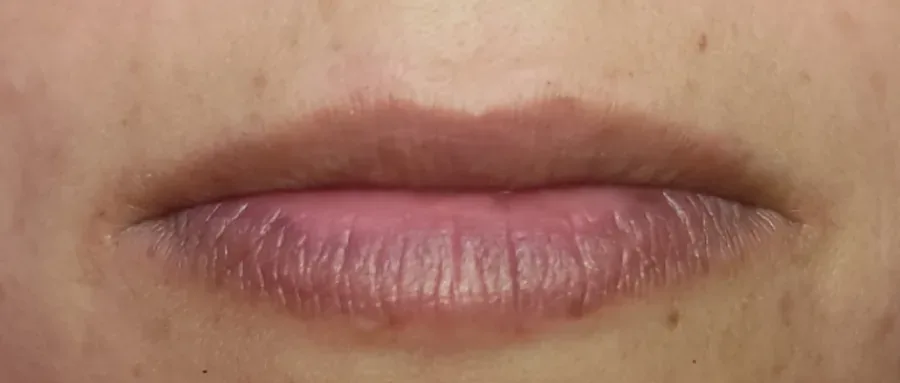
#> input picture img/trabajos/labios-5-antes.webp, 900 x 383 px, found by its file name
$ python fotos_v3.py
#> lines starting #> are read from the running program, lines starting #| are printed output that depends on the picture
# v3 · fotos REALES de Marta (de su propia web): antes/después de cejas y labios + maquillaje de eventos.
# Error corregido el 11-nov: se dio por hecho que no había fotos suyas sin abrir todas las de su web.
SECCION = r'''
<section class="trabajos" id="trabajos" aria-labelledby="t-trabajos">
  <div class="env">
    <div class="cabeza"><h2 id="t-trabajos">Antes y después</h2><p>Fotos de mis clientas, como las publico. Arrastra para comparar.</p></div>
    <div class="ba-cejas">
      {BA("cejas-1", "Cejas de una clienta antes y después del diseño", 678, 301)}
      {BA("cejas-2", "Cejas de otra clienta antes y después", 678, 319)}
    </div>
    <h3 class="sub-t">Labios</h3>
    <div class="ba-labios">
      {BA("labios-1", "Labios antes y después de la micropigmentación", 677, 295)}
      {BA("labios-2", "Labios antes y después, tono natural", 854, 410)}
      {BA("labios-3", "Labios antes y después, tono rojo", 900, 439)}
      {BA("labios-4", "Labios antes y después, contorno definido", 900, 439)}
      {BA("labios-5", "Labios antes y después, rojo intenso", 900, 395)}
    </div>
    <p class="ba-pie"><a class="boton boton--marca" href="{wa("Hola Marta, he visto tus antes y después y quiero pedir cita")}" target="_blank" rel="noopener">{ICONO_WA}Pedir cita por WhatsApp</a><a class="enlace" href="https://www.instagram.com/martadelacoba_/" target="_blank" rel="noopener">Más trabajos en Instagram</a></p>
  </div>
</section>

<section class="eventos-foto" aria-labelledby="t-eventos-f">
  <div class="env">
    <figure class="marta-trabajando"><img src="img/trabajos/estudio-marta.webp" alt="Maquillando a una clienta en el estudio de Yo Maquillo" width="560" height="1131" loading="lazy"><figcaption>En el estudio</figcaption></figure>
    <div class="eventos-txt">
      <h2 id="t-eventos-f">Maquillaje para bodas y eventos</h2>
      <p>Sobre todo los fines de semana, en el estudio o en tu casa.</p>
      <div class="eventos-fotos"><img src="img/trabajos/maquillaje-3.webp" alt="Maquillaje de evento: tres planos de la misma clienta" width="900" height="900" loading="lazy"><img src="img/trabajos/maquillaje-4.webp" alt="Maquillaje de novia" width="900" height="900" loading="lazy"></div>
      <p><a class="enlace" href="maquillaje-novia-eventos-cordoba/">Maquillaje de novia y eventos</a></p>
    </div>
  </div>
</section>
'''
FUNC = r'''
def BA(nombre, alt, w, h, raiz=""):
    return f"""<figure class="ba" style="--p:50%"><div class="ba-marco" style="aspect-ratio:{w}/{h}"><img src="{raiz}img/trabajos/{nombre}-antes.webp" alt="{alt}: antes" width="{w}" height="{h}" loading="lazy"><img class="ba-d" src="{raiz}img/trabajos/{nombre}-despues.webp" alt="{alt}: después" width="{w}" height="{h}" loading="lazy"><span class="ba-l">Antes</span><span class="ba-r">Después</span><span class="ba-linea" aria-hidden="true"></span><input type="range" min="0" max="100" value="50" aria-label="{alt}: deslizar para comparar"></div></figure>"""

'''
CSS = r'''
/* ============ v3 · ANTES Y DESPUÉS (fotos reales) ============ */
.trabajos{background:var(--papel);padding:clamp(4rem,8vw,7rem) 0}
.trabajos .cabeza{display:flex;flex-wrap:wrap;align-items:end;justify-content:space-between;gap:.6rem 2rem}
.trabajos h2{font-size:clamp(2.2rem,5vw,4.4rem);letter-spacing:-.04em}
.ba-cejas{display:grid;grid-template-columns:1fr 1fr;gap:clamp(.6rem,1.6vw,1.2rem);margin-top:2rem}
.sub-t{margin-top:2.6rem;font-size:1.3rem}
.ba-labios{display:grid;grid-template-columns:repeat(5,minmax(0,1fr));gap:clamp(.5rem,1.2vw,.9rem);margin-top:1rem}
.ba{margin:0}
.ba-marco{position:relative;overflow:hidden;border-radius:4px;background:var(--rosa);touch-action:pan-y}
.ba-marco img{position:absolute;inset:0;width:100%;height:100%;object-fit:cover}
.ba-d{clip-path:inset(0 0 0 var(--p))}
.ba-linea{position:absolute;top:0;bottom:0;left:var(--p);width:2px;background:var(--papel);transform:translateX(-1px);pointer-events:none}
.ba-linea::after{content:"";position:absolute;top:50%;left:50%;width:30px;height:30px;border-radius:50%;background:var(--frambuesa);border:2px solid var(--papel);transform:translate(-50%,-50%)}
.ba-l,.ba-r{position:absolute;bottom:.5rem;font-size:.78rem;font-weight:700;padding:.15rem .45rem;border-radius:2px;background:rgba(42,30,33,.7);color:var(--papel);pointer-events:none}
.ba-l{left:.5rem}.ba-r{right:.5rem;background:rgba(168,56,80,.9)}
.ba-labios .ba-l,.ba-labios .ba-r{font-size:.68rem}
.ba-marco input{position:absolute;inset:0;width:100%;height:100%;opacity:0;cursor:ew-resize;margin:0}
.ba-marco input:focus-visible{opacity:.01}
.ba-marco:focus-within{outline:3px solid var(--verde);outline-offset:2px}
.ba-pie{display:flex;flex-wrap:wrap;gap:1rem 1.6rem;align-items:center;margin-top:2rem}
@media (max-width:760px){.ba-cejas{grid-template-columns:1fr}.ba-labios{grid-template-columns:1fr 1fr}}
.eventos-foto{background:var(--rosa);padding:clamp(4rem,8vw,7rem) 0}
.eventos-foto .env{display:grid;grid-template-columns:minmax(0,.7fr) minmax(0,1.3fr);gap:clamp(1.5rem,4vw,3.5rem);align-items:center}
.marta-trabajando{margin:0;position:relative}
.marta-trabajando img{width:100%;height:auto;border-radius:4px;aspect-ratio:560/1131;object-fit:cover;max-height:640px}
.marta-trabajando figcaption{position:absolute;left:.7rem;bottom:.7rem;font-size:.8rem;font-weight:700;background:var(--papel);padding:.2rem .5rem;border-radius:2px}
.eventos-txt h2{font-size:clamp(2rem,4.2vw,3.6rem);letter-spacing:-.035em;max-width:14ch}
.eventos-txt > p{margin-top:.9rem;color:var(--tinta-2)}
.eventos-fotos{display:grid;grid-template-columns:1fr 1fr;gap:.8rem;margin-top:1.6rem}
.eventos-fotos img{width:100%;height:auto;aspect-ratio:1;object-fit:cover;border-radius:4px}
@media (max-width:760px){.eventos-foto .env{grid-template-columns:1fr}.marta-trabajando img{max-height:460px}}
'''
JS = r'''
  /* ---------- antes / después con fotos reales ---------- */
  document.querySelectorAll('.ba').forEach(f => {
    const r = f.querySelector('input'); const pon = () => f.style.setProperty('--p', r.value + '%');
    r.addEventListener('input', pon); pon();
  });
'''
if __name__ == "__main__":
    from PIL import Image
    D = 'img/trabajos/'
    a = Image.open(D + 'labios-5-antes.webp'); b = Image.open(D + 'labios-5-despues.webp')
#> further down, a is the input picture: PIL image 900x383 RGB; mean R, G, B 165.7, 121.9, 102.3
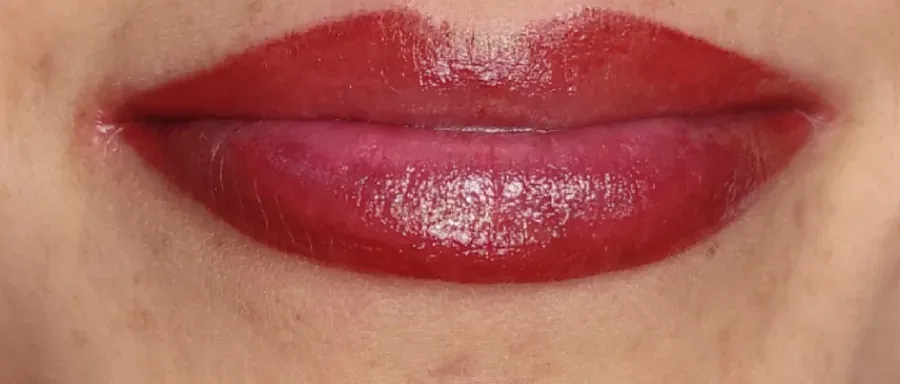
#> input picture img/trabajos/labios-5-despues.webp, 900 x 384 px, found by its file name
#> further down, b is the input picture: PIL image 900x384 RGB; mean R, G, B 174.3, 102.8, 90.9
    h = a.height
#> h = 383
    a.crop((0, 0, a.width, int(h * .88))).save(D + 'labios-5-antes.webp', quality=82)
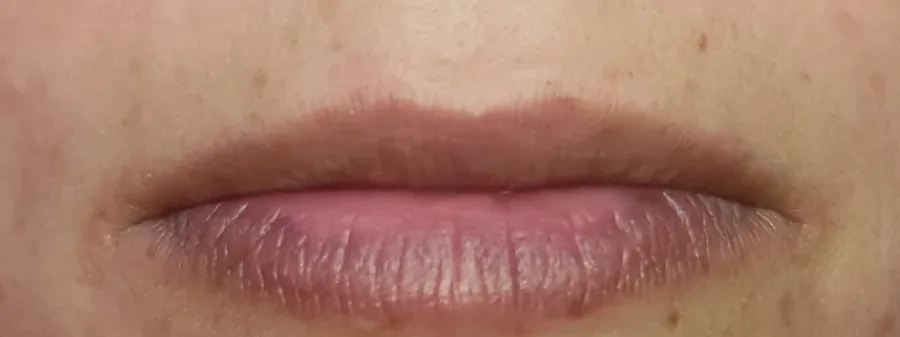
#> saved as labios-5-antes.webp: PIL image 900x337 RGB; mean R, G, B 166.6, 122.2, 103.6
    b.crop((0, int(h * .12), b.width, h)).save(D + 'labios-5-despues.webp', quality=82)
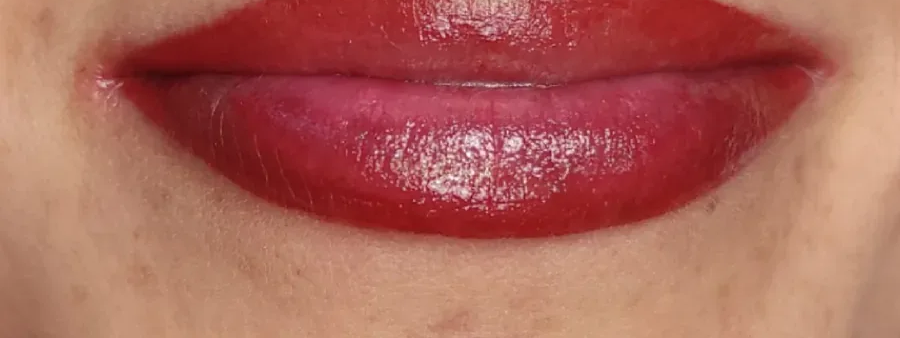
#> saved as labios-5-despues.webp: PIL image 900x338 RGB; mean R, G, B 172, 99.6, 88.4
    print('labios-5', Image.open(D + 'labios-5-antes.webp').size, Image.open(D + 'labios-5-despues.webp').size)
#> (the run stopped early here; a loop or call above may not have finished)
